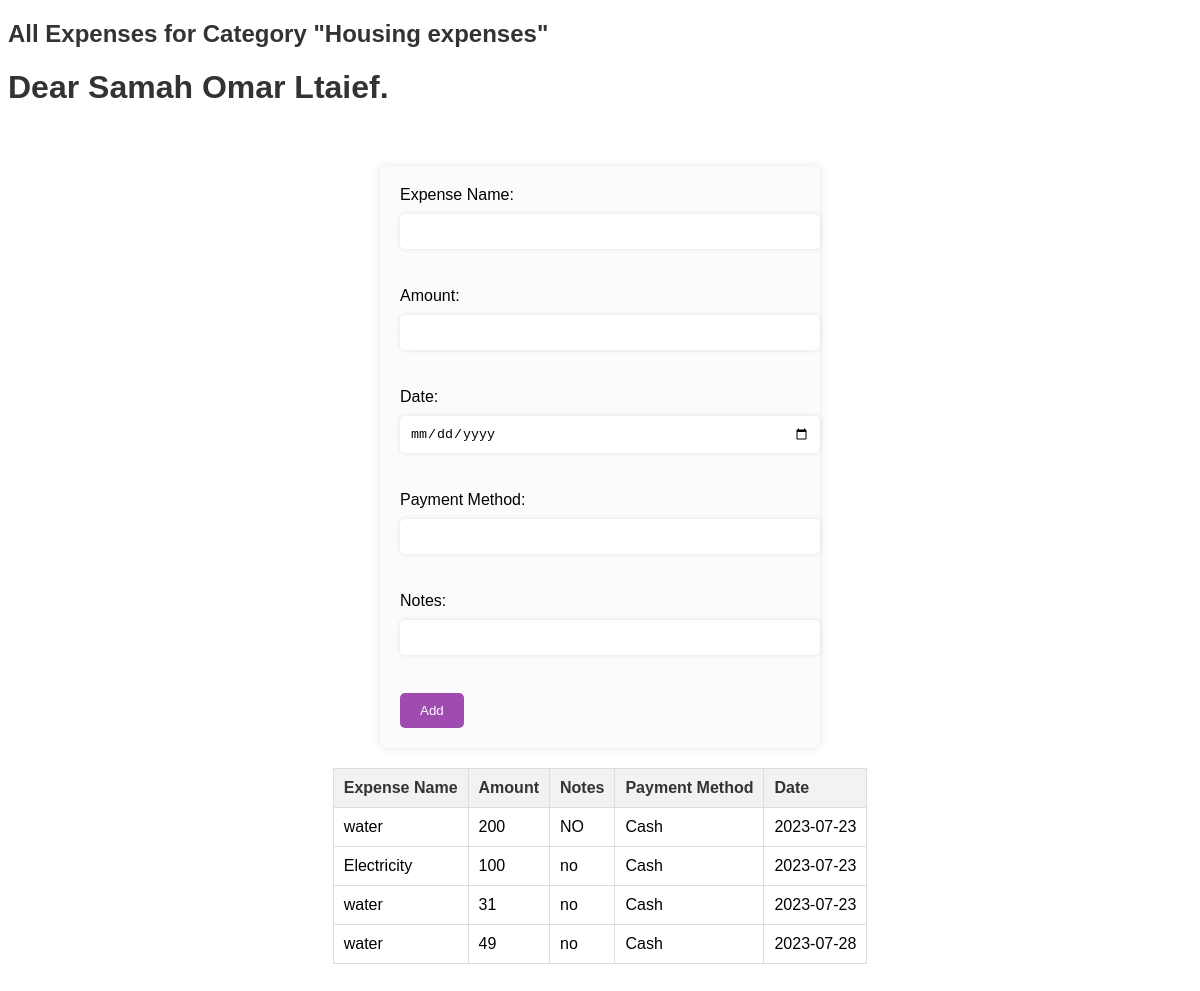
/add_ex.php (signed in), run on the app's committed database.
### tables this page shows
CREATE TABLE `expense_categories` (
  `category_id` int(50) NOT NULL,
  `category_name` char(50) NOT NULL,
  `user_id` int(50) NOT NULL,
  `budjet` varchar(10) NOT NULL,
  `date_created` varchar(10) NOT NULL
);

CREATE TABLE `ex_table` (
  `ex_id` int(11) NOT NULL,
  `expense_amount` varchar(11) NOT NULL,
  `note` text NOT NULL,
  `payment_method` varchar(11) NOT NULL,
  `date` varchar(20) NOT NULL,
  `expense_name` varchar(100) NOT NULL,
  `category_id` int(20) NOT NULL
);

### add_ex.php (the view, shortened to what this page needs)
<?php
require_once 'database.php';
$users_table = "users_table";
$expense_categories_table = "expense_categories";
$expenses_table = "ex_table";
$username = $_SESSION['username'];
$user_query = "SELECT user_id FROM $users_table WHERE user_name = '$username'";
$user_result = mysqli_query($conn, $user_query);
try {
    $user_row = mysqli_fetch_assoc($user_result);
    $user_id = $user_row['user_id'];
    $category_query = "SELECT category_id, category_name, budjet FROM $expense_categories_table WHERE user_id = $user_id";
    $category_result = mysqli_query($conn, $category_query);
    if (isset($_GET['category_id'])) {
        $category_id = mysqli_real_escape_string($conn, $_GET['category_id']);
        $category_query = "SELECT category_name, budjet FROM $expense_categories_table WHERE category_id = $category_id AND user_id = $user_id";
        $category_result = mysqli_query($conn, $category_query);
        if (mysqli_num_rows($category_result) == 0) {
            throw new Exception("Category not found ");
        }
        $category_row = mysqli_fetch_assoc($category_result);
        $category_name = $category_row['category_name'];
        $budjet = $category_row['budjet'];
        if ($_SERVER['REQUEST_METHOD'] == 'POST') {
            $expense_name = mysqli_real_escape_string($conn, $_POST['expense_name']);
            $expense_amount = mysqli_real_escape_string($conn, $_POST['expense_amount']);
            $note = mysqli_real_escape_string($conn, $_POST['note']);
            $date = mysqli_real_escape_string($conn, $_POST['date']);
            $payment_method = mysqli_real_escape_string($conn, $_POST['payment_method']);
            mysqli_begin_transaction($conn);
            $sql = "INSERT INTO $expenses_table(expense_name, expense_amount, category_id, note, payment_method, date) VALUES ('$expense_name', '$expense_amount', '$category_id', '$note', '$payment_method', '$date')";
            if (mysqli_query($conn, $sql)) {
                $update_query = "UPDATE $expense_categories_table SET budjet = budjet - $expense_amount WHERE category_id = $category_id AND user_id = $user_id";
                $update_result = mysqli_query($conn, $update_query);
                if (!$update_result) {
                    mysqli_rollback($conn);
                    throw new Exception("Failed to update budjet: " . mysqli_error($conn));
                }
                if (mysqli_affected_rows($conn) == 0) {
                    mysqli_rollback($conn);
                    throw new Exception("Category not found or not owned by current user");
                }
                mysqli_commit($conn);
                echo "Expense added successfully!";
            } else {
                mysqli_rollback($conn);
                throw new Exception("Error adding expense: " . mysqli_error($conn));
            }
        }
    } else {
        if (mysqli_num_rows($category_result) > 0) {
            $category_row = mysqli_fetch_assoc($category_result);
            $category_id = $category_row['category_id'];
            $category_name = $category_row['category_name'];
        }
    }
    $expense_query = "SELECT expense_name, expense_amount, note, payment_method, date FROM $expenses_table WHERE category_id = $category_id";
    $expense_result = mysqli_query($conn, $expense_query);
} catch (Exception$ex) {
    echo $ex->getMessage();
}
?>
<!DOCTYPE html>
<html>
<head>
    <link rel="stylesheet" href="add_ex.css">
</head>
<body>
    <h2>All Expenses for Category "<?php echo $category_name; ?>"</h2>
    <h1 > Dear <?php echo $username; ?>.</h1><br>
    <form method="post" action="<?php echo $_SERVER["PHP_SELF"] . "?category_id=" . $category_id; ?>">
        <label>Expense Name:</label>
        <input type="text" name="expense_name" required>
        <br><br>
        <label>Amount:</label>
        <input type="number" name="expense_amount" required>
        <br><br>
        <label>Date:</label>
        <input type="date" name="date" required>
        <br><br>
        <label>Payment Method:</label>
        <input type="text" name="payment_method" required>
        <br><br>
        <label>Notes:</label>
        <input type="text" name="note" required>
        <br><br>
        <input type="submit" name="submit" value="Add">
    </form>
    <table>
        <thead>
        <tr>
            <th>Expense Name</th>
            <th>Amount</th>
            <th>Notes</th>
            <th>Payment Method</th>
            <th>Date</th>
        </tr>
        </thead>
        <tbody>
        <?php while ($expense_row = mysqli_fetch_assoc($expense_result)) { ?>
            <tr>
                <td><?php echo $expense_row['expense_name']; ?></td>
                <td><?php echo $expense_row['expense_amount']; ?></td>
                <td><?php echo $expense_row['note']; ?></td>
                <td><?php echo $expense_row['payment_method']; ?></td>
                <td><?php echo $expense_row['date']; ?></td>
            </tr>
        <?php } ?>
        </tbody>
    </table>
    <br>
</body>
</html>

### add_ex.css (style rules this page uses)
body { font-family: Arial, sans-serif; background-color: #ffffff; }
form { background-color: #fbfbfb; padding: 20px; border-radius: 5px; box-shadow: 0 0 10px rgba(0, 0, 0, 0.1); max-width: 400px; margin: 20px auto; }
label { display: block; margin-bottom: 10px; }
input[type="text"], input[type="number"], input[type="date"] { padding: 10px; border: none; border-radius: 5px; box-shadow: 0 0 5px rgba(0, 0, 0, 0.1); width: 100%; margin-bottom: 20px; }
input[type="submit"] { background-color: #9e4caf; color: #ffffff; padding: 10px 20px; border: none; border-radius: 5px; cursor: pointer; }
table { border-collapse: collapse; margin: 20px auto; }
table th, table td { padding: 10px; border: 1px solid #ddd; text-align: left; }
table th { background-color: #f2f2f2; color: #333; }

### data on the page
expense_categories: category_name "Housing expenses"
ex_table: expense_name "water", expense_amount "200", note "NO", payment_method "Cash", date "2023-07-23"
ex_table: expense_name "Electricity", expense_amount "100", note "no", payment_method "Cash", date "2023-07-23"
ex_table: expense_name "water", expense_amount "31", note "no", payment_method "Cash", date "2023-07-23"
ex_table: expense_name "water", expense_amount "49", note "no", payment_method "Cash", date "2023-07-28"

### other printed values
$username "Samah Omar Ltaief"
